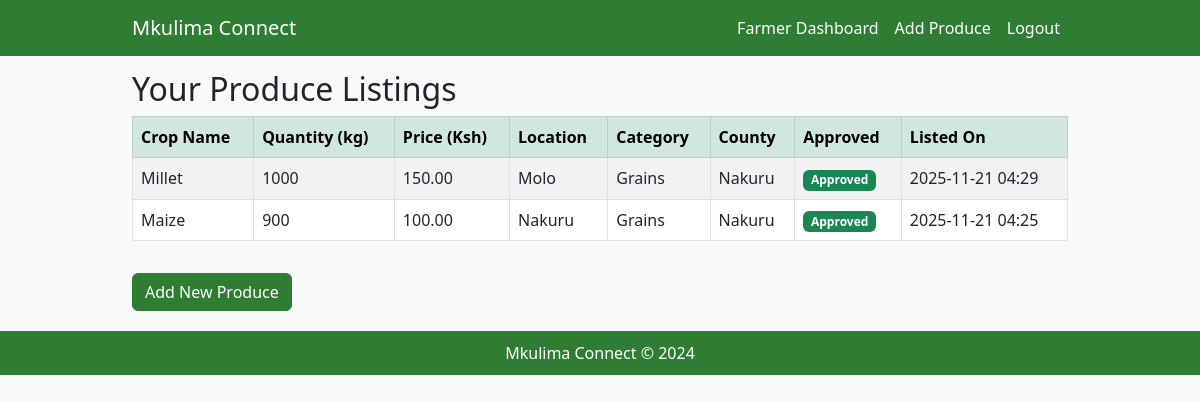
Page /farmer/dashboard (signed in) on the committed database.
### models.py (models this page shows, shortened)
class ProduceListing(db.Model):
    __tablename__ = 'produce_listings'
    id = db.Column(db.Integer, primary_key=True)
    farmer_id = db.Column(db.Integer, db.ForeignKey('users.id'), nullable=False)
    crop_name = db.Column(db.String(100), nullable=False, index=True)
    quantity = db.Column(db.Integer, nullable=False)
    price = db.Column(db.Float, nullable=False)
    location = db.Column(db.String(100), nullable=False)
    category = db.Column(db.String(50), nullable=False, index=True)
    county = db.Column(db.String(100), nullable=False, index=True)
    is_approved = db.Column(db.Boolean, default=False)
    timestamp = db.Column(db.DateTime, default=datetime.utcnow, index=True)
    messages = db.relationship('Message', backref='produce', lazy='dynamic')

### farmer/routes.py (the view)
@farmer_bp.route('/dashboard')
def dashboard():
    listings = ProduceListing.query.filter_by(farmer_id=current_user.id).order_by(ProduceListing.timestamp.desc()).all()
    return render_template('farmer/dashboard.html', listings=listings)

### farmer/routes.py (called while the page is built)
@farmer_bp.before_request
@login_required
def farmer_required():
    if not current_user.is_farmer:
        flash('Access restricted to farmers only.', 'danger')
        return redirect(url_for('main.index'))

### models.py (called while the page is built)
@login_manager.user_loader
def load_user(user_id):
    if not user_id:
        return None
    return User.query.get(int(user_id))

### templates/farmer/dashboard.html (shortened to what this page needs)
{% extends "base.html" %}
{% block content %}
<h2>Your Produce Listings</h2>
{% if listings %}
<table class="table table-striped table-bordered">
    <thead class="table-success">
        <tr>
            <th>Crop Name</th>
            <th>Quantity (kg)</th>
            <th>Price (Ksh)</th>
            <th>Location</th>
            <th>Category</th>
            <th>County</th>
            <th>Approved</th>
            <th>Listed On</th>
        </tr>
    </thead>
    <tbody>
        {% for p in listings %}
        <tr>
            <td>{{ p.crop_name }}</td>
            <td>{{ p.quantity }}</td>
            <td>{{ "%.2f"|format(p.price) }}</td>
            <td>{{ p.location }}</td>
            <td>{{ p.category.replace('_', ' ').title() }}</td>
            <td>{{ p.county }}</td>
            <td>
                {% if p.is_approved %}
                    <span class="badge bg-success">Approved</span>
                {% else %}
                    <span class="badge bg-warning text-dark">Pending</span>
                {% endif %}
            </td>
            <td>{{ p.timestamp.strftime('%Y-%m-%d %H:%M') }}</td>
        </tr>
        {% endfor %}
    </tbody>
</table>
{% else %}
<p>You have not added any produce listings yet.</p>
{% endif %}
<a href="{{ url_for('farmer.add_produce') }}" class="btn btn-primary mt-3">Add New Produce</a>
{% endblock %}

### templates/base.html (shortened to what this page needs)
<!DOCTYPE html>
<html lang="en">
<head>
    <link href="https://cdn.jsdelivr.net/npm/bootstrap@5.3.0/dist/css/bootstrap.min.css" rel="stylesheet" />
</head>
<body>
<nav class="navbar fixed-top navbar-expand-lg">
    <div class="container">
        <a class="navbar-brand" href="{{ url_for('main.index') }}">Mkulima Connect</a>
        <div class="collapse navbar-collapse" id="navbarNav">
            <ul class="navbar-nav ms-auto">
                {% if current_user.is_authenticated %}
                    {% if current_user.is_farmer %}
                        <li class="nav-item"><a class="nav-link" href="{{ url_for('farmer.dashboard') }}">Farmer Dashboard</a></li>
                        <li class="nav-item"><a class="nav-link" href="{{ url_for('farmer.add_produce') }}">Add Produce</a></li>
                    {% elif current_user.is_admin %}
                        <li class="nav-item"><a class="nav-link" href="{{ url_for('admin.dashboard') }}">Admin Panel</a></li>
                    {% else %}
                        <li class="nav-item"><a class="nav-link" href="{{ url_for('buyer.search') }}">Search Produce</a></li>
                    {% endif %}
                    <li class="nav-item"><a class="nav-link" href="{{ url_for('auth.logout') }}">Logout</a></li>
                {% else %}
                    <li class="nav-item"><a class="nav-link" href="{{ url_for('auth.login') }}">Login</a></li>
                    <li class="nav-item"><a class="nav-link" href="{{ url_for('auth.register') }}">Register</a></li>
                {% endif %}
            </ul>
        </div>
    </div>
</nav>
<div class="container">
    {% block content %}{% endblock %}
</div>
<footer>
    <div>Mkulima Connect &copy; 2024</div>
</footer>
</body>
</html>

### templates/base.html (style rules this page uses)
body { padding-top: 70px; background-color: #f8f9fa; }
nav.navbar { background-color: #2e7d32; }
nav.navbar a.nav-link, nav.navbar .navbar-brand { color: #fff; }
.container { max-width: 960px; }
footer { margin-top: 20px; padding: 10px; background-color: #2e7d32; color: white; text-align: center; }
.btn-primary { background-color: #2e7d32; border-color: #2e7d32; }

### rows in the picture
ProduceListing: crop_name "Millet", quantity "1000", price "150.00", location "Molo", category.replace "Grains", county "Nakuru", is_approved "Approved", timestamp "2025-11-21 04:29"
ProduceListing: crop_name "Maize", quantity "900", price "100.00", location "Nakuru", category.replace "Grains", county "Nakuru", is_approved "Approved", timestamp "2025-11-21 04:25"
